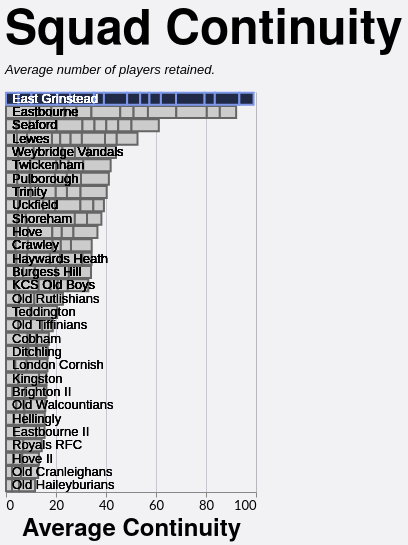

The Vega-Lite source for this figure:
### Vega-Lite specification from a JSON file in a GitHub repository (floating-point values rounded to 4 significant figures; data arrays with more than 128 entries replaced by an {"elided": "..."} marker saying what was removed)
{"config": {"axis": {"labelFont": "Lato, sans-serif", "titleFont": "PT Sans Narrow, Helvetica Neue, Helvetica, Arial, sans-serif", "labelFontSize": 13, "titleFontSize": 24, "gridColor": "#202947", "gridOpacity": 0.2}, "header": {"labelFont": "PT Sans Narrow, Helvetica Neue, Helvetica, Arial, sans-serif", "titleFont": "PT Sans Narrow, Helvetica Neue, Helvetica, Arial, sans-serif", "labelFontSize": 24, "titleFontSize": 28, "labelFontWeight": "bold", "orient": "left"}, "legend": {"labelFont": "Lato, sans-serif", "titleFont": "PT Sans Narrow, Helvetica Neue, Helvetica, Arial, sans-serif", "labelFontSize": 14, "titleFontSize": 16, "titlePadding": 5, "fillColor": "white", "strokeColor": "black", "padding": 10, "titleFontWeight": "lighter", "titleFontStyle": "italic", "titleColor": "gray", "offset": 10}, "title": {"font": "PT Sans Narrow, Helvetica Neue, Helvetica, Arial, sans-serif", "fontSize": 48, "fontWeight": "bold", "anchor": "start", "align": "center", "titlePadding": 20, "subtitlePadding": 10, "subtitleFontSize": 13, "subtitleColor": "", "subtitleFontStyle": "italic", "offset": 15, "color": "black"}, "axisX": {"labelAngle": 0}, "facet": {"title": null, "header": null, "align": {"row": "each", "column": "each"}}, "resolve": {"scale": {"y": "independent", "facet": "independent"}}, "background": "#f2f1f4"}, "layer": [{"mark": {"type": "bar", "strokeWidth": 2}, "encoding": {"color": {"field": "Color1", "legend": null, "scale": null, "type": "nominal"}, "stroke": {"field": "Color2", "legend": null, "scale": null, "type": "nominal"}, "tooltip": [{"field": "Team", "type": "nominal"}, {"field": "Season", "type": "nominal"}, {"field": "Unit", "type": "nominal"}, {"field": "Average Retention", "format": ".2f", "title": "Average Players Retained", "type": "quantitative"}], "x": {"field": "Average Retention", "title": "Average Continuity", "type": "quantitative"}, "y": {"axis": {"domain": false, "labels": false, "ticks": false}, "field": "Team", "sort": {"field": "Average Retention", "order": "descending"}, "title": null, "type": "nominal"}}}, {"mark": {"type": "text", "align": "left", "baseline": "middle", "dx": 6, "fontSize": 13}, "encoding": {"color": {"condition": {"test": "(datum.Team === 'East Grinstead')", "value": "white"}, "value": "black"}, "text": {"field": "Team", "type": "nominal"}, "x": {"datum": 0}, "y": {"axis": {"domain": false, "labels": false, "ticks": false}, "field": "Team", "sort": {"field": "Average Retention", "order": "descending"}, "title": null, "type": "nominal"}}}], "data": {"name": "data-72ee04f7222fe29d33bec49a89bf874c"}, "height": 400, "title": {"text": "Squad Continuity", "subtitle": "Average number of players retained."}, "width": 250, "$schema": "https://vega.github.io/schema/vega-lite/v5.20.1.json", "datasets": {"data-72ee04f7222fe29d33bec49a89bf874c": {"elided": "156 records"}}}
